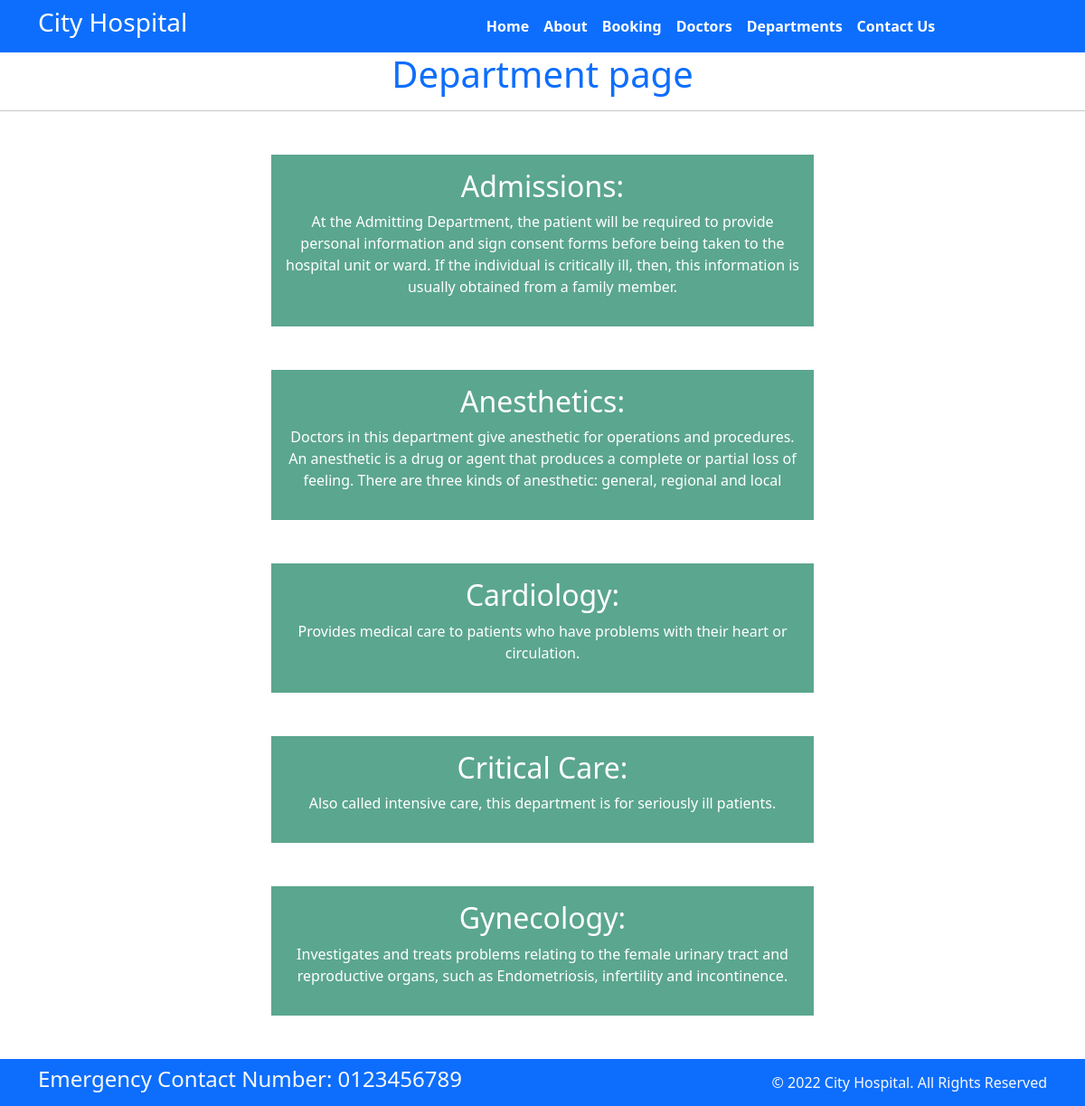
Page /department/ on the committed database.
### home/models.py (models this page shows, shortened)
class departments(models.Model):
    dept_name = models.CharField(max_length=50)
    dept_description = models.TextField()

### home/views.py (the view)
# urls.py: path('department/', views.department, name='department'),
def department(request):
    dict_dept = {
        'dept': departments.objects.all()
    }
    return render(request, 'department.html', dict_dept)

### templates/department.html (shortened to what this page needs)
{% extends 'base.html' %}
{% block body %}
    <h1 class="text-center text-primary">Department page</h1>
    <hr>
    {% for d in dept %}
    <div class="text-center text-white p-3 my-5 w-50 mx-auto" style="background-color:#5ba68e">
        <h2>{{d.dept_name}}</h2>
        <p>{{d.dept_description}}</p>
    </div>
    {% endfor %}
{% endblock %}

### rows in the picture
departments: dept_name "Admissions:", dept_description "At the Admitting Department, the patient will be required to provide personal information and sign consent forms before being taken to the hospital unit or ward. If the individual is critically ill, then, this information is usually obtained from a family member."
departments: dept_name "Anesthetics:", dept_description "Doctors in this department give anesthetic for operations and procedures. An anesthetic is a drug or agent that produces a complete or partial loss of feeling. There are three kinds of anesthetic: general, regional and local"
departments: dept_name "Cardiology:", dept_description "Provides medical care to patients who have problems with their heart or circulation."
departments: dept_name "Critical Care:", dept_description "Also called intensive care, this department is for seriously ill patients."
departments: dept_name "Gynecology:", dept_description "Investigates and treats problems relating to the female urinary tract and reproductive organs, such as Endometriosis, infertility and incontinence."
